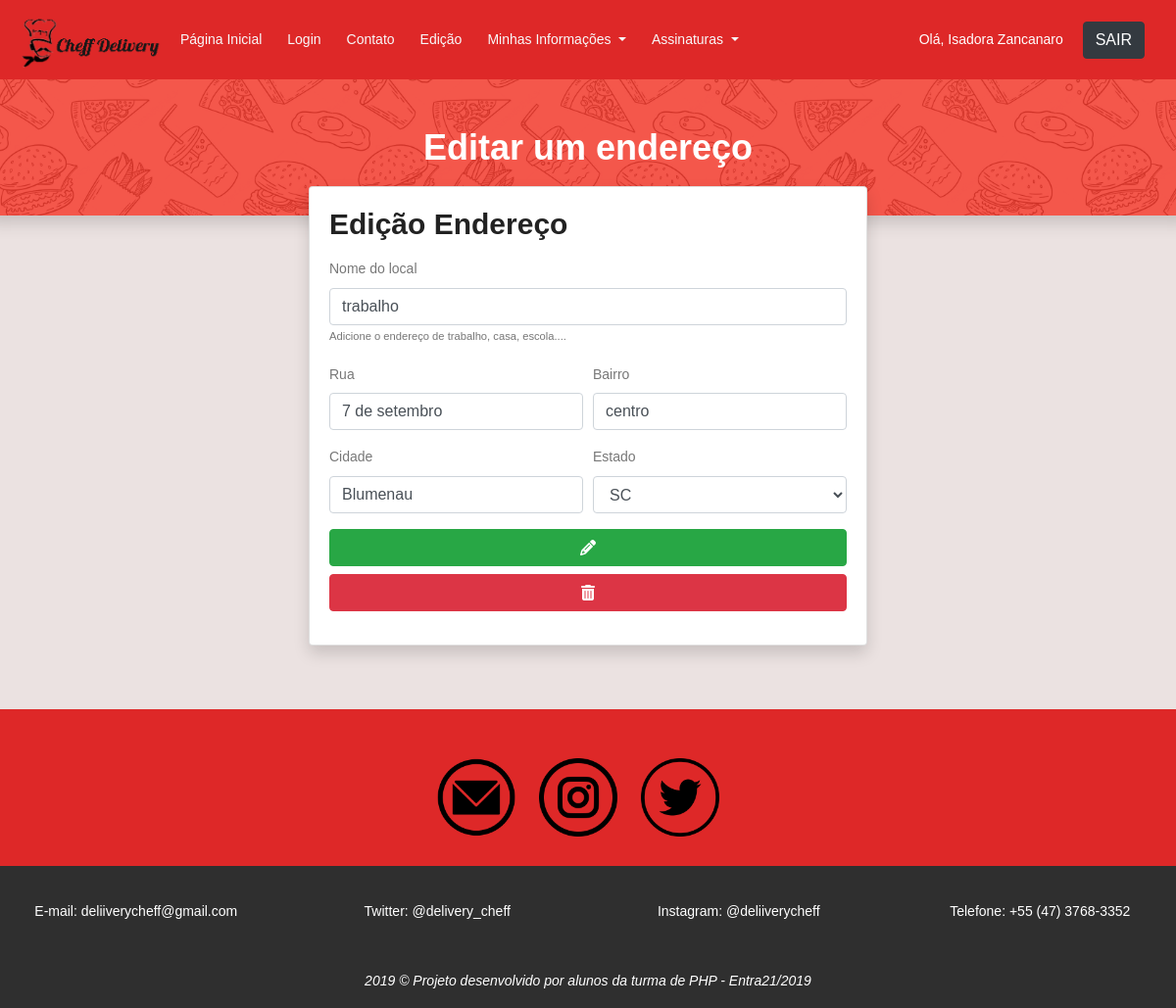
/edicaoEndereco.php?id=3 (signed in), run on the app's committed database.
### tables this page shows
CREATE TABLE `enderecos` (
  `id_endereco` int(11) NOT NULL,
  `id_usuario` int(11) NOT NULL,
  `local` varchar(255) NOT NULL,
  `rua` varchar(255) NOT NULL,
  `bairro` varchar(255) NOT NULL,
  `cidade` varchar(255) NOT NULL,
  `estado` varchar(255) NOT NULL
);

### classes/site.class.php (called while the page is built, shortened)
<?php
class Site {
	public function AbrirConexao() {
		$this->con = mysqli_connect(self::HOST, self::USER, self::PASS, self::DB);
	}
	public static function Navbar() {
		require_once "include/navbar.php";
	}
}
?>

### backends/edicaoEndereco.php (called while the page is built, shortened)
<?php
require_once"classes/site.class.php";
$obj = new Site();
if (isset($_GET['id'])) {
	$id = $_GET['id'];
}
if (isset($id)) {
	$sql = "SELECT * FROM enderecos WHERE id_endereco = $id";
	$query = mysqli_query($obj->con, $sql);
	$resultadoEndereco = mysqli_fetch_array($query);
}
?>

### edicaoEndereco.php (the view, shortened to what this page needs)
<?php
require_once"backends/edicaoEndereco.php";
?>
<!DOCTYPE html>
<html lang="pt-br">
<head>
  <link rel="stylesheet" href="https://stackpath.bootstrapcdn.com/bootstrap/4.3.1/css/bootstrap.min.css">
  <link rel="stylesheet" type="text/css" href="media/css/estilos.css">
  <link rel="stylesheet" href="media/css/main.css">
</head>
<body style="background-color: rgb(235, 226, 225);">
  <?php
  require_once "header.php";
  ?>
  <div class="row">
    <div class="shadow " style="  background-color: #f2392c ;background-image: url('media/images/food-pattern.png');min-height: 100px; min-width: 100%; background-size: 30%; background-position: center 1050px;">
      <div class="text-center my-5">
        <h1 class="text-white mb-5">Editar um endereço</h1>
      </div>
    </div>
  </div>
  <div class="col-10 col-md-6 mt-5 offset-md-3 offset-1" style="margin-top: -30px !important;" >
    <div class="card shadow" style="margin-right: auto; margin-left: auto;">
      <div class="card-body" >
        <form method="post" action="">
          <h2 class="mb-3"><strong>Edição Endereço</strong></h2>
          <div class="form-row">
            <div class="form-group col-md-12">
              <label for="local"><strong>Nome do local</strong></label>
              <input type="text" class="form-control" id="local" name="local" value="<?=$resultadoEndereco['local']?>">
              <small>Adicione o endereço de trabalho, casa, escola....</small>
            </div>
          </div>
          <div class="form-row">
            <div class="form-group col-6">
              <label for="rua"><strong>Rua</strong></label>
              <input type="text" class="form-control" id="rua" name="rua" value="<?=$resultadoEndereco['rua']?>">
            </div>
            <div class="form-group col-6">
              <label for="bairro"><strong>Bairro</strong></label>
              <input type="text" class="form-control" id="bairro" name="bairro" value="<?=$resultadoEndereco['bairro']?>">
            </div>
          </div>
          <div class="form-row">
            <div class="form-group col-6">
              <label for="cidade_cliente"><strong>Cidade</strong></label>
              <input type="text" class="form-control" id="cidade_cliente" name="cidade_cliente" value="<?=$resultadoEndereco['cidade']?>">
            </div>
            <div class="form-group col-6">
              <label for="estado"><strong>Estado</strong></label>
              <select id="estado" class="form-control" name="estado" value="<?=$resultadoEndereco['estado']?>">
                <option selected>SC</option>
              </select>
            </div>
          </div>
          <?php if (empty($disabled)) { ?>
            <button type="submit" class="btn btn-success col-md-12" name="btnEditar"><i class="fas fa-pencil-alt"></i></button>
          <?php } ?>
          <?php if (empty($disabled)) { ?>
            <button type="submit" class="btn btn-danger col-md-12 mt-2" name="btnExcluir"><i class="fas fa-trash-alt"></i></button>
          <?php } ?>
        </form>
      </div>
    </div>
  </div>
  <?php
  require_once "footer.php";
  ?>
</body>
</html>

### media/css/estilos.css (style rules this page uses)
* { font-family: arial; }

### media/css/main.css (style rules this page uses)
body { color:#777;font-family:"Poppins",sans-serif;font-size:14px;font-weight:300;line-height:1.625em;position:relative }
select { display:block }
.btn i,.btn-large i,.btn-floating i,.btn-large i,.btn-flat i { font-size:1em;line-height:inherit }
h1,h2,h3,h4,h5,h6 { font-family:"Poppins",sans-serif;color:#222;line-height:1.2em !important;margin-bottom:0;margin-top:0;font-weight:600 }
h1,.h1 { font-size:36px }
h2,.h2 { font-size:30px }
.mb-5 { margin-bottom:5px }
.text-white { color:#fff }
.text-center { text-align:center }
h1 { font-size:36px }
h2 { font-size:30px }
h1,h2,h3,h4,h5,h6 { line-height:1.5em }

### data on the page
enderecos: local "trabalho", rua "7 de setembro", bairro "centro", cidade_cliente "Blumenau", estado "SC"

### other printed values
$_SESSION['nome_usuario'] "Isadora Zancanaro"
